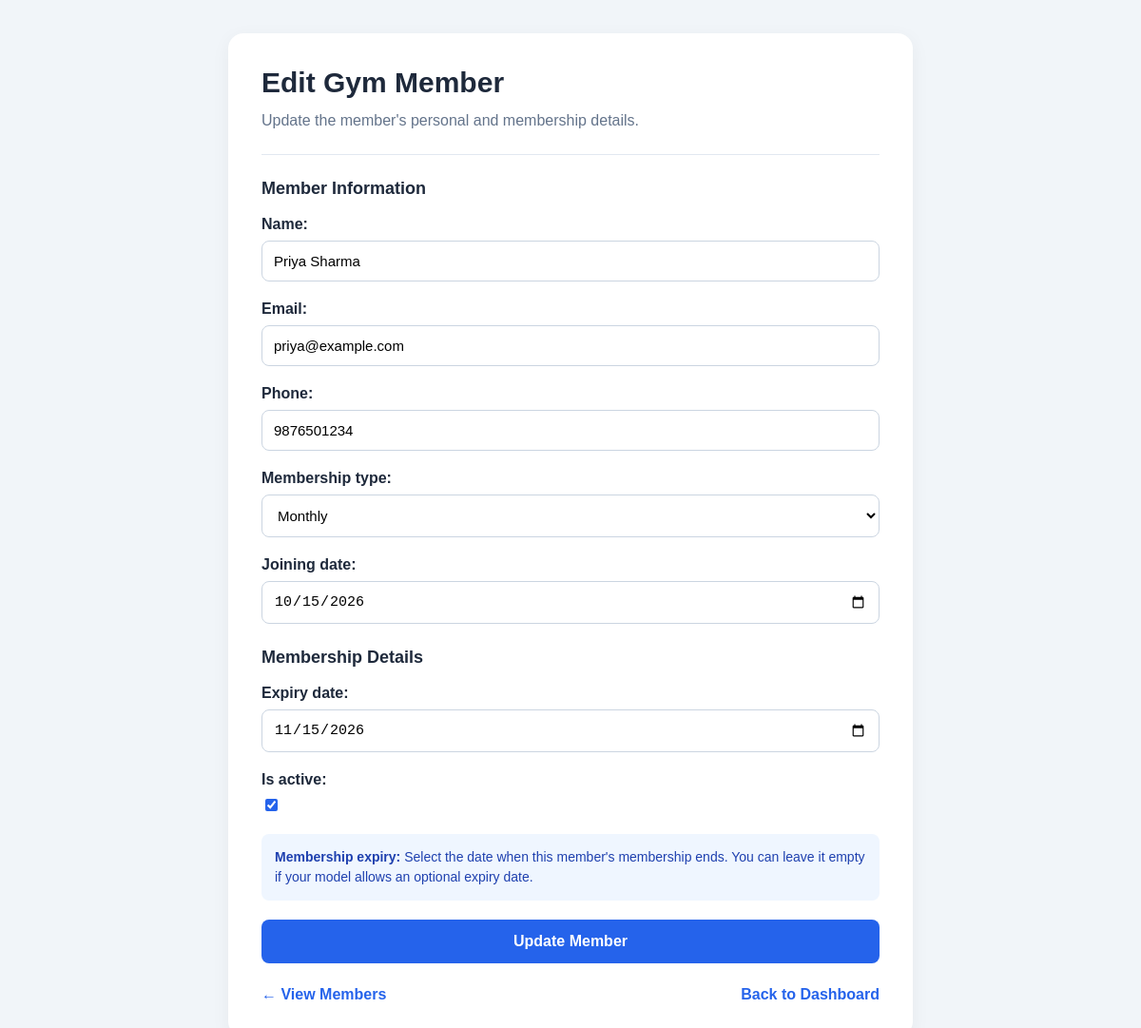
The app's page /members/2/edit/ with its own data.
### gym/models.py (models this page shows, shortened)
class Member(models.Model):
    MEMBERSHIP_CHOICES = [
        ('Monthly', 'Monthly'),
        ('Quarterly', 'Quarterly'),
        ('Yearly', 'Yearly'),
    ]
    name = models.CharField(max_length=100)
    email = models.EmailField(unique=True)
    phone = models.CharField(max_length=15)
    membership_type = models.CharField(
        max_length=20,
        choices=MEMBERSHIP_CHOICES
    )
    joining_date = models.DateField()
    expiry_date = models.DateField(null=True, blank=True)
    is_active = models.BooleanField(default=True)

### gym/views.py (the view)
def edit_member(request, member_id):
    member = get_object_or_404(Member, id=member_id)
    if request.method == 'POST':
        form = MemberForm(request.POST, instance=member)
        if form.is_valid():
            form.save()
            return redirect('member_list')
    else:
        form = MemberForm(instance=member)
    return render(
        request,
        'gym/member_form.html',
        {
            'form': form,
            'editing': True,
            'member': member,
        }
    )

### gym/forms.py
class MemberForm(forms.ModelForm):
    class Meta:
        model = Member
        fields = [
            'name',
            'email',
            'phone',
            'membership_type',
            'joining_date',
            'expiry_date',
            'is_active',
        ]
        widgets = {
            'joining_date': forms.DateInput(
                attrs={'type': 'date'}
            ),
            'expiry_date': forms.DateInput(
                attrs={'type': 'date'}
            ),
        }

### gym/templates/gym/member_form.html (shortened to what this page needs)
<!DOCTYPE html>
<html lang="en">
<head>
</head>
<body>
    <div class="container">
        <div class="header">
            <h1>
                {% if editing %}
                    Edit Gym Member
                {% else %}
                    Add New Gym Member
                {% endif %}
            </h1>
            <p class="subtitle">
                {% if editing %}
                    Update the member's personal and membership details.
                {% else %}
                    Enter the details below to register a new gym member.
                {% endif %}
            </p>
        </div>
        <h2 class="section-title">Member Information</h2>
        <form method="post">
            {% for field in form %}
                <p>
                    {{ field.label_tag }}
                    {{ field }}
                </p>
                {% if field.name == 'joining_date' %}
                    <h2 class="section-title">Membership Details</h2>
                {% endif %}
            {% endfor %}
            <div class="expiry-note">
                <strong>Membership expiry:</strong>
                Select the date when this member's membership ends.
                You can leave it empty if your model allows an optional expiry date.
            </div>
            <button class="submit-button" type="submit">
                {% if editing %}
                    Update Member
                {% else %}
                    Save Member
                {% endif %}
            </button>
        </form>
        <div class="links">
            <a href="{% url 'member_list' %}">&larr; View Members</a>
            <a href="{% url 'dashboard' %}">Back to Dashboard</a>
        </div>
    </div>
</body>
</html>

### gym/templates/gym/member_form.html (style rules this page uses)
* { box-sizing: border-box; }
body { margin: 0; padding: 35px 20px; font-family: Arial, sans-serif; background: #f1f5f9; color: #1e293b; }
.container { max-width: 720px; margin: auto; background: white; padding: 35px; border-radius: 16px; box-shadow: 0 5px 20px #0000000d; }
.header { padding-bottom: 22px; border-bottom: 1px solid #e2e8f0; margin-bottom: 25px; }
h1 { margin: 0 0 10px; font-size: 30px; }
.subtitle { color: #64748b; margin: 0; line-height: 1.6; }
.section-title { margin: 25px 0 18px; font-size: 18px; }
form p { margin-bottom: 20px; }
label { display: block; margin-bottom: 8px; font-weight: bold; }
input:not([type="checkbox"]), select { width: 100%; padding: 12px; border: 1px solid #cbd5e1; border-radius: 8px; font-size: 15px; background: white; }
input[type="checkbox"] { margin-right: 8px; accent-color: #2563eb; }
.expiry-note { padding: 14px; margin: 20px 0; background: #eff6ff; color: #1e40af; border-radius: 8px; font-size: 14px; line-height: 1.5; }
.submit-button { width: 100%; padding: 14px; border: none; border-radius: 8px; background: #2563eb; color: white; font-size: 16px; font-weight: bold; cursor: pointer; }
.links { display: flex; justify-content: space-between; flex-wrap: wrap; gap: 12px; margin-top: 24px; }
a { color: #2563eb; text-decoration: none; font-weight: bold; }

### records on screen
Member: form "Priya Sharma" "priya@example.com" "9876501234" "Monthly" "10/15/2026" "11/15/2026" "☑"

### other values on screen
{{ field.label_tag }} "Name:" "Email:" "Phone:" "Membership type:" "Joining date:" "Expiry date:" "Is active:"
